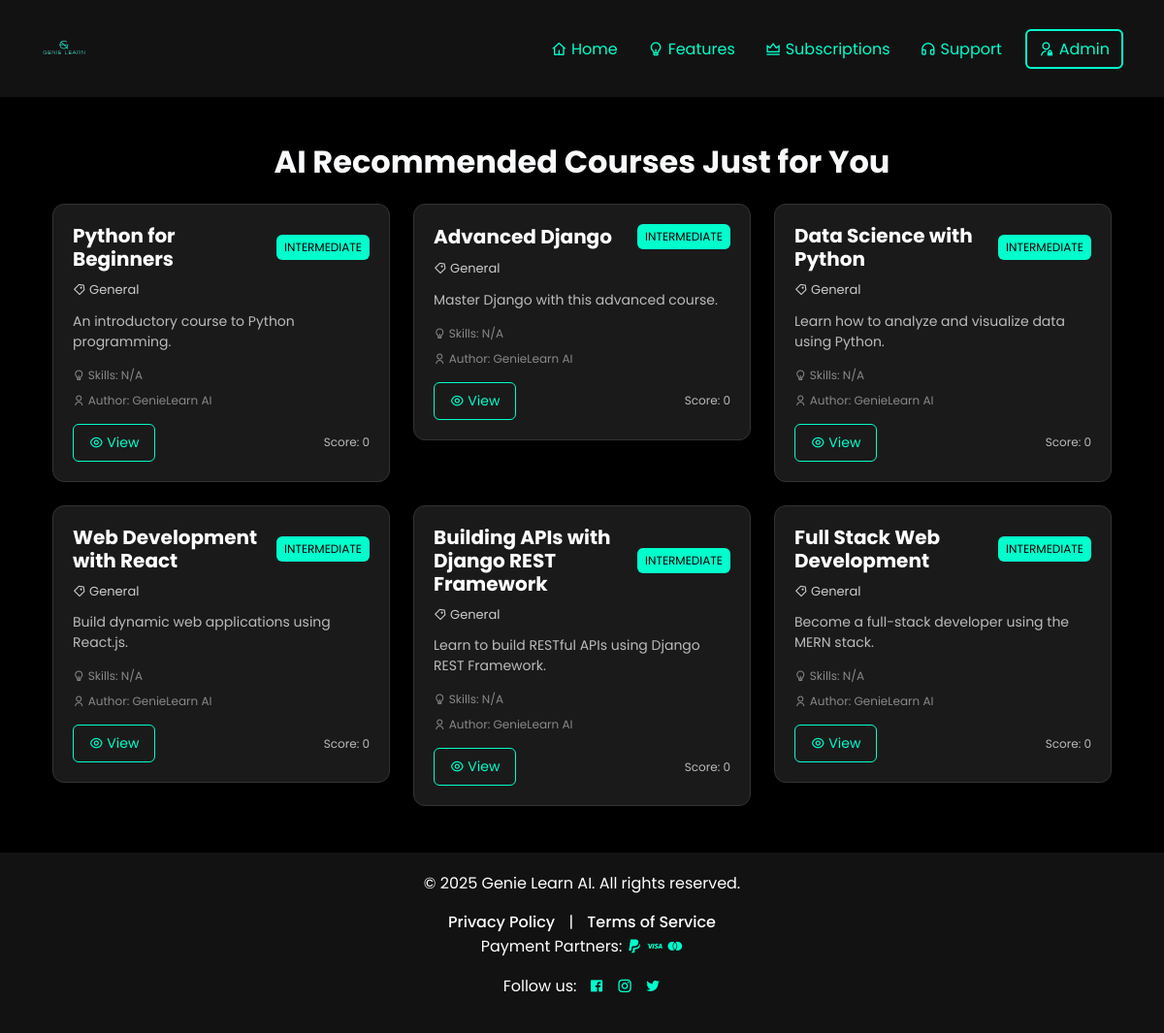
/courses_app/recommend_courses/ (signed in), run on the app's committed database.
### courses_app/models.py (models this page shows, shortened)
class Course(models.Model):
    DIFFICULTY_CHOICES = [
        ('beginner', 'Beginner'),
        ('intermediate', 'Intermediate'),
        ('advanced', 'Advanced'),
    ]
    SUBSCRIPTION_CHOICES = [
    ('FREE', 'Free'),
    ('PRO', 'Pro'),
    ('PREMIUM', 'Premium'),
]
    title = models.CharField(max_length=255)
    description = models.TextField()
    skills = models.TextField(null=True, blank=True)  # Comma-separated skills
    author = models.ForeignKey(settings.AUTH_USER_MODEL, on_delete=models.CASCADE, related_name='courses')
    thumbnail = models.ImageField(upload_to='course_thumbnails/', null=True, blank=True)
    difficulty = models.CharField(max_length=20, choices=DIFFICULTY_CHOICES, default='beginner')
    category = models.CharField(max_length=100, null=True, blank=True)
    tags = models.CharField(max_length=255, null=True, blank=True)
    price = models.DecimalField(max_digits=6, decimal_places=2, default=0.00)
    is_published = models.BooleanField(default=False)
    subscription = models.CharField(max_length=20, choices=SUBSCRIPTION_CHOICES, default='FREE')
    created_at = models.DateTimeField(auto_now_add=True)
    def get_skills(self):
        return [skill.strip() for skill in self.skills.split(',')] if self.skills else []

### courses_app/views.py (the view)
# urls.py: path('recommend_courses/', views.recommend_courses, name='recommend_courses'),
def recommend_courses(request):
    try:
        if not request.user.is_authenticated:
            return redirect('user_app:login')  # Redirect unauthenticated users
        user = request.user
        profile = User.objects.get(email=user.email)
        print(f"User profile: {profile}")
        user_skills = {
            'skills': profile.skills,
        }
        print(user_skills, ".................................................................")
        print(f"Data extracted: {user_skills}")
        courses = Course.objects.filter(is_published=True)
        print(f"Total courses fetched: {len(courses)}")
        filtered_courses = filter_courses(user_skills, courses)
        print(f"Filtered courses count: {len(filtered_courses)}")
        api_key = "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"
        ranked_courses = []
        if filtered_courses:
            for course in filtered_courses:
                print(f"Ranking course: {course.title}")
                score = rank_course(user_skills, course, api_key)
                print(f"Score for course '{course.title}': {score}")
                ranked_courses.append({
                    "course_id": course.id,
                    "course_title": course.title,
                    "score": score,
                    "description": course.description,
                })
            ranked_courses.sort(key=lambda x: x['score'], reverse=True)
        print(f"Ranked courses sorted: {ranked_courses}")
        return render(request, 'aisuggestions.html', {'recommended_courses': ranked_courses})
    except User.DoesNotExist:
        print("Error: User not found")
        return redirect('user_app:login')
    except Exception as e:
        print(f"Error in recommend_courses view: {e}")
        return render(request, 'aisuggestions.html', {'error': f"An error occurred: {str(e)}"})

### user_app/models.py (called while the page is built)
    def __str__(self):
        return self.email

### courses_app/templates/aisuggestions.html (shortened to what this page needs)
{% extends 'base.html' %}
{% load static %}
{% block content %}
<div class="container my-5">
  <h2 class="text-center text-light mb-4 fw-bold">AI Recommended Courses Just for You</h2>
  <div class="row g-4">
    {% for course in recommended_courses %}
      <div class="col-md-6 col-lg-4">
        <div class="course-card" style="background-color: #1a1a1a; border: 1px solid #333; border-radius: 12px; overflow: hidden; display: flex; flex-direction: column; padding: 20px;">
          <div style="display: flex; justify-content: space-between; align-items: center; margin-bottom: 10px;">
            <h3 style="font-size: 20px; font-weight: bold; margin: 0; color: #fff;">{{ course.course_title }}</h3>
            <span style="font-size: 12px; text-transform: uppercase; padding: 4px 8px; border-radius: 6px; background-color: #00ffcc; color: #000;">
              Intermediate
            </span>
          </div>
          <p style="font-size: 13px; color: #ccc; margin: 0 0 12px;"><i class="ri-price-tag-3-line"></i> General</p>
          <p style="font-size: 14px; color: #bbb; margin-bottom: 15px;">{{ course.description }}</p>
          <p style="font-size: 12px; color: #888; margin: 0 0 8px;"><i class="ri-lightbulb-line"></i> Skills: N/A</p>
          <p style="font-size: 12px; color: #888; margin: 0 0 15px;"><i class="ri-user-line"></i> Author: GenieLearn AI</p>
          <div style="display: flex; justify-content: space-between; align-items: center;">
            <a href="{% url 'courses_app:courses' %}" style="padding: 8px 16px; font-size: 14px; color: #00ffcc; border: 1px solid #00ffcc; border-radius: 6px; text-decoration: none;"
               onmouseover="this.style.background='#00ffcc'; this.style.color='#000';"
               onmouseout="this.style.background='transparent'; this.style.color='#00ffcc';">
              <i class="ri-eye-line"></i> View
            </a>
            <span style="font-size: 12px; color: #bbb;">Score: {{ course.score }}</span>
          </div>
        </div>
      </div>
    {% empty %}
      <p style="text-align: center; color: #fff; font-size: 18px;">No courses available at the moment.</p>
    {% endfor %}
  </div>
</div>
{% endblock %}

### templates/base.html (style rules this page uses)
body { background-color: black; color: white; font-family: 'Poppins', sans-serif; margin:0px; padding:0px; }
h2 { color:#00ffcc; }

### data on the page
Course: course_title "Python for Beginners", description "An introductory course to Python programming."
Course: course_title "Advanced Django", description "Master Django with this advanced course."
Course: course_title "Data Science with Python", description "Learn how to analyze and visualize data using Python."
Course: course_title "Web Development with React", description "Build dynamic web applications using React.js."
Course: course_title "Building APIs with Django REST Framework", description "Learn to build RESTful APIs using Django REST Framework."
Course: course_title "Full Stack Web Development", description "Become a full-stack developer using the MERN stack."

### other printed values
{{ course.score }} "0" "0" "0" "0" "0" "0"
